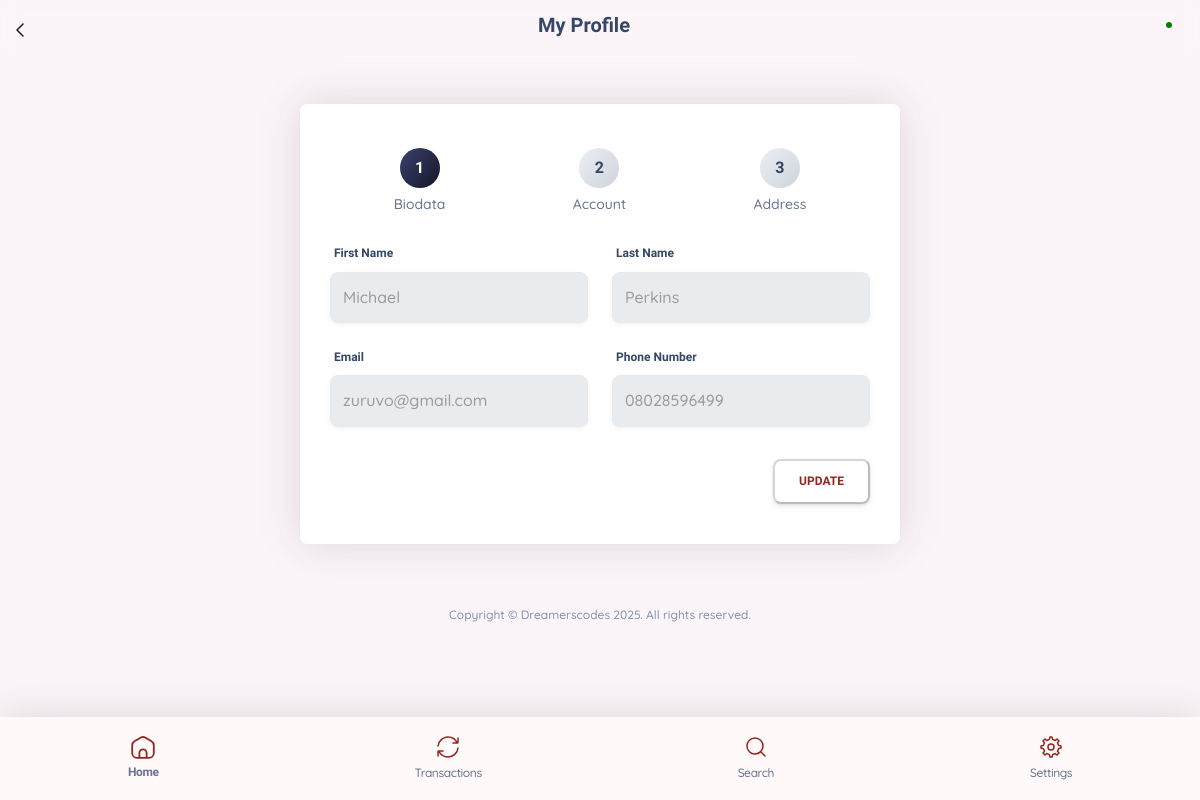
Page /public/pages/profile.php (signed in) on the earlier database version.
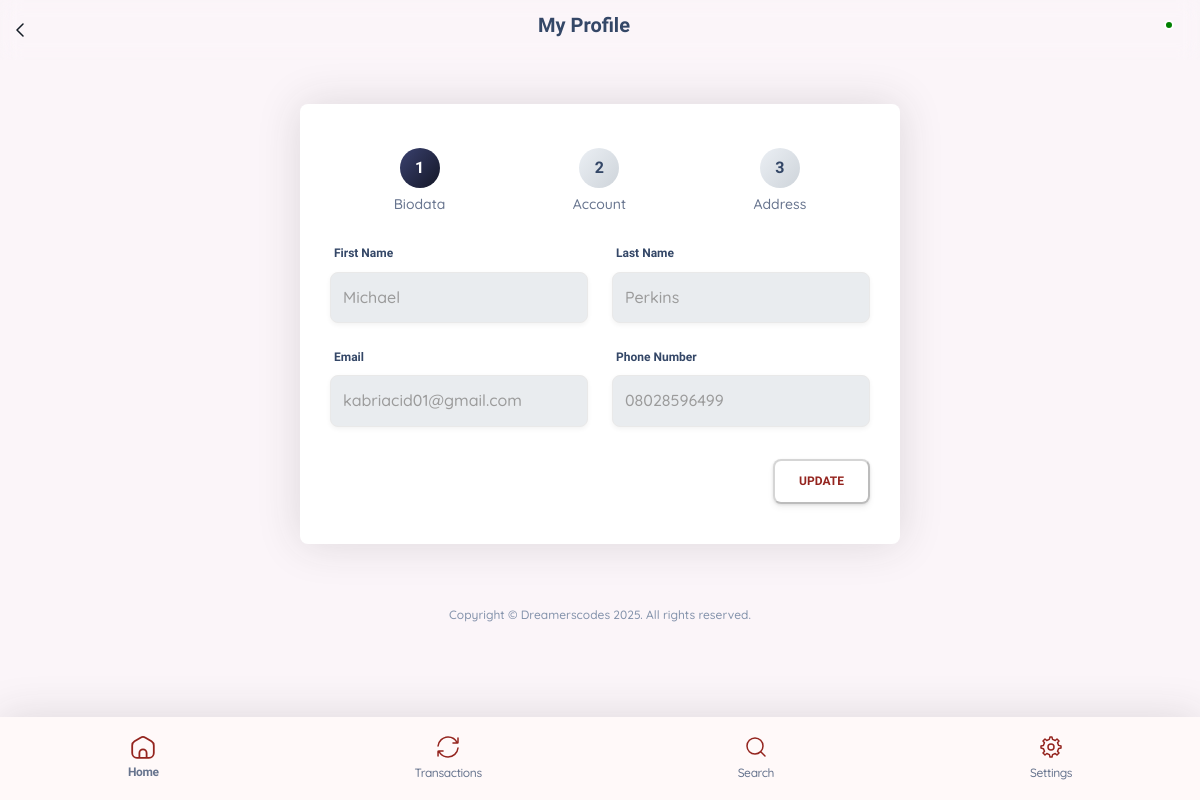
Same page on the later database version.
### tables this page shows
CREATE TABLE `users` (
  `user_id` int(11) NOT NULL,
  `virtual_account` varchar(20) DEFAULT NULL,
  `account_name` varchar(50) NOT NULL,
  `bank_name` varchar(50) NOT NULL,
  `billstack_ref` varchar(20) NOT NULL,
  `user_name` varchar(20) NOT NULL,
  `first_name` varchar(20) NOT NULL,
  `last_name` varchar(20) NOT NULL,
  `email` varchar(100) NOT NULL,
  `phone_number` varchar(11) DEFAULT NULL,
  `password` varchar(255) NOT NULL,
  `w_bank_name` varchar(50) NOT NULL,
  `w_account_number` varchar(10) NOT NULL,
  `iuc_number` varchar(10) NOT NULL,
  `txn_pin` varchar(255) DEFAULT NULL,
  `address` varchar(100) NOT NULL,
  `state` varchar(15) NOT NULL,
  `country` varchar(15) NOT NULL,
  `city` varchar(20) NOT NULL,
  `photo` varchar(255) NOT NULL DEFAULT 'uploads/default.png',
  `registration_id` varchar(50) NOT NULL,
  `referral_code` varchar(10) DEFAULT NULL,
  `referral_link` varchar(100) NOT NULL,
  `referred_by` varchar(10) DEFAULT NULL,
  `registration_status` enum('incomplete','complete') DEFAULT 'incomplete',
  `account_status` enum('101','102','103','104') NOT NULL DEFAULT '101',
  `failed_attempts` int(11) DEFAULT 0,
  `kyc_value` varchar(11) DEFAULT NULL,
  `kyc_status` enum('verified','unverified','locked','banned') NOT NULL DEFAULT 'unverified',
  `kyc_type` enum('NIN','BVN') DEFAULT NULL,
  `created_at` timestamp NOT NULL DEFAULT current_timestamp() ON UPDATE current_timestamp(),
  `updated_at` datetime DEFAULT NULL
);

### public/partials/initialize.php (called while the page is built, shortened)
<?php
if (isset($_SESSION['user_id'])) {
    $user_id = $_SESSION['user_id'];
    $user = getUserInfo($pdo, $user_id);
} else {
    header('Location: login.php');
    exit;
}

### functions/Model.php (called while the page is built, shortened)
<?php
function getUserInfo(PDO $pdo, int $user_id): array|false
{
    try {
        $stmt = $pdo->prepare("SELECT * FROM users WHERE user_id = ?");
        $stmt->execute([$user_id]);
        $user = $stmt->fetch(PDO::FETCH_ASSOC);
        return $user;
    } catch (PDOException $th) {
        error_log("Error fetching user info: " . $th->getMessage());
        throw $th;
    }
}

### public/pages/profile.php (the view, shortened to what this page needs)
<?php
require __DIR__ . '/../../config/config.php';
require __DIR__ . '/../../functions/Model.php';
require __DIR__ . '/../partials/initialize.php';
require __DIR__ . '/../partials/header.php';
?>
<body>
    <main class="container px-2 py-4">
        <header>
            <div class="page-header mb-4 text-center">
                <svg class="header-back-button" width="8" height="14" viewBox="0 0 8 14" fill="none" xmlns="http://www.w3.org/2000/svg">
                    <path d="M7 1L1 7L7 13" stroke="#141C25" stroke-width="1.5" stroke-linecap="round" stroke-linejoin="round" />
                </svg>
                <h5 class="fw-bold">My Profile</h5>
                <div class="notification-icon">
                    <a href="notifications.php">
                        <span class="notification-badge"></span>
                    </a>
                </div>
            </div>
        </header>
        <div class="form-container" style="min-height: 440px;">
            <div class="d-flex justify-content-between py-4 px-0 step-tracker">
                <div class="step-indicator text-center flex-fill" data-step="0">
                    <div class="step-circle bg-gradient-dark text-white mx-auto">1</div>
                    <small class="step-label">Biodata</small>
                </div>
                <div class="step-indicator text-center flex-fill" data-step="1">
                    <div class="step-circle bg-gradient-light text-dark mx-auto">2</div>
                    <small class="step-label">Account</small>
                </div>
                <div class="step-indicator text-center flex-fill" data-step="2">
                    <div class="step-circle bg-gradient-light text-dark mx-auto">3</div>
                    <small class="step-label">Address</small>
                </div>
            </div>
            <form class="wizard-step active" id="step-biodata">
                <div class="row mb-1">
                    <div class="col-md-6 mb-3">
                        <label>First Name</label>
                        <input type="text" class="input" value="<?= htmlspecialchars($user['first_name']) ?? '' ?>" disabled>
                    </div>
                    <div class="col-md-6 mb-3">
                        <label>Last Name</label>
                        <input type="text" class="input" value="<?= htmlspecialchars($user['last_name']) ?? '' ?>" disabled>
                    </div>
                </div>
                <div class="row">
                    <div class="col-md-6 mb-3">
                        <label>Email</label>
                        <input type="email" class="input" value="<?= htmlspecialchars($user['email']) ?? '' ?>" disabled>
                    </div>
                    <div class="col-md-6 mb-3">
                        <label>Phone Number</label>
                        <input type="text" class="input" value="<?= htmlspecialchars($user['phone_number']) ?? '' ?>" disabled>
                    </div>
                </div>
                <div class="text-end mt-3">
                    <button type="button" class="disabled-btn" disabled>Update</button>
                </div>
            </form>
        </div>
        <?php require __DIR__ . '/../partials/bottom-nav.php' ?>
    </main>
    <footer class="my-4">
        <p class="text-xs text-center text-secondary">Copyright &copy; Dreamerscodes 2025. All rights reserved.</p>
    </footer>
</body>
</html>

Differences in the rows shown:
changed users "Michael": email "zuruvo@gmail.com" → "kabriacid01@gmail.com"
